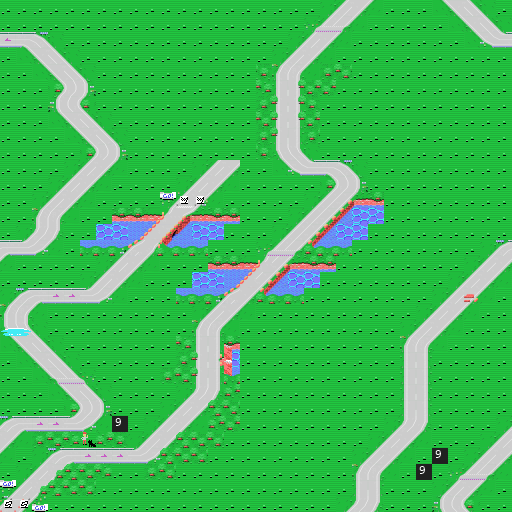

The image is a tile-based game level rendered from a .tmx file. Its description and complete source (layers, tilesets, objects, tile grids) follow:
An orthogonal 32x32 tile map with 16x16 px tiles, 1 tile layer (Capa de Patrones 1), 2 tilesets and 28 objects (1, 2, 3, 4, 5w, ...).

<map version="1.0" orientation="orthogonal" width="32" height="32" tilewidth="16" tileheight="16">
 <tileset firstgid="1" name="tileset" tilewidth="16" tileheight="16">
  <image source="tileset.png" width="128" height="416" />
 </tileset>
 <tileset firstgid="209" name="spr_events" tilewidth="16" tileheight="16">
  <image source="spr_events.png" width="128" height="192" />
 </tileset>
 <layer name="Capa de Patrones 1" width="32" height="32">
  <data encoding="csv">
81,81,81,81,81,81,81,81,81,81,81,81,81,81,81,81,81,81,81,81,1,2,3,4,81,81,81,109,110,111,112,81,
81,81,81,81,81,81,81,81,81,81,81,81,81,81,81,81,81,81,81,33,34,35,4,81,81,81,81,81,109,110,111,112,
108,105,106,112,81,81,81,81,81,81,81,81,81,81,81,81,81,81,1,2,3,4,81,81,81,81,81,81,81,109,31,32,
81,109,110,111,112,81,81,81,81,81,81,81,81,81,81,81,81,1,2,3,4,81,81,81,81,81,81,81,81,81,81,81,
81,81,109,110,111,112,81,81,81,81,81,81,81,81,81,81,200,15,16,4,89,90,81,81,81,81,81,81,81,81,81,81,
81,81,81,137,138,139,81,81,81,81,81,81,81,81,81,81,91,14,131,199,199,81,81,81,81,81,81,81,81,81,81,81,
81,81,81,38,39,40,81,81,81,81,81,81,81,81,81,81,89,30,131,200,81,81,81,81,81,81,81,81,81,81,81,81,
81,81,81,109,110,111,112,81,81,81,81,81,81,81,81,81,90,30,131,199,81,81,81,81,81,81,81,81,81,81,81,81,
81,81,81,81,109,110,111,112,81,81,81,81,81,81,81,81,89,30,115,89,81,81,81,81,81,81,81,81,81,81,81,81,
81,81,81,81,81,137,138,139,81,81,81,81,81,81,81,81,200,23,24,112,81,81,81,81,81,81,81,81,81,81,81,81,
81,81,81,81,1,2,3,4,81,81,81,81,1,2,3,81,81,109,31,32,105,106,112,81,81,81,81,81,81,81,81,81,
81,81,81,1,2,3,4,81,81,81,81,1,2,3,4,81,81,81,81,81,137,138,139,81,81,81,81,81,81,81,81,81,
81,81,1,2,3,4,81,81,81,81,49,50,51,4,81,81,81,81,81,1,2,11,64,87,81,81,81,81,81,81,81,81,
81,81,15,16,4,81,81,87,87,45,46,47,48,87,87,81,81,81,1,2,11,12,95,95,81,81,81,81,81,81,81,81,
81,1,121,122,81,81,95,95,54,55,56,79,95,95,81,81,81,1,2,11,12,95,95,81,81,81,81,81,81,81,81,81,
8,129,130,4,81,103,103,61,52,53,80,103,103,81,81,81,33,34,35,63,103,103,81,81,81,81,81,81,81,81,1,7,
4,81,81,81,81,81,1,2,3,4,81,81,81,87,87,45,46,11,64,87,87,81,81,81,81,81,81,81,81,1,2,3,
81,81,81,81,81,1,2,3,4,81,81,81,95,95,54,55,11,12,95,95,81,81,81,81,81,81,81,81,1,2,3,4,
1,7,8,5,5,129,130,4,81,81,81,103,103,61,52,3,63,103,103,81,81,81,81,81,81,81,81,1,2,29,4,81,
15,16,4,81,81,81,81,81,81,81,81,81,1,2,3,4,81,81,81,81,81,81,81,81,81,81,1,2,3,4,81,81,
69,70,112,81,81,81,81,81,81,81,81,81,15,16,4,81,81,81,81,81,81,81,81,81,81,1,2,3,4,81,81,81,
109,110,111,112,81,81,81,81,81,81,81,91,14,115,185,81,81,81,81,81,81,81,81,81,81,15,16,4,81,81,81,81,
81,109,110,111,112,81,81,81,81,81,81,89,30,123,193,81,81,81,81,81,81,81,81,81,81,14,115,81,81,81,81,81,
81,81,109,142,143,144,81,81,81,81,89,90,30,115,201,81,81,81,81,81,81,81,81,81,81,14,115,81,81,81,81,81,
81,81,81,109,110,111,112,81,81,81,81,1,121,122,198,81,81,81,81,81,81,81,81,81,81,14,115,81,81,81,81,81,
81,81,81,81,137,138,139,81,81,81,1,2,3,97,90,81,81,81,81,81,81,81,81,81,81,14,115,81,81,81,81,81,
7,8,5,5,129,130,4,78,81,1,2,3,4,198,199,81,81,81,81,81,81,81,81,81,1,121,122,81,81,81,81,1,
3,4,89,90,91,190,198,200,1,2,3,97,90,90,81,81,81,81,81,81,81,81,81,1,2,3,4,81,81,81,1,2,
4,81,1,7,8,5,5,5,129,130,97,90,90,81,81,81,81,81,81,81,81,81,1,2,3,4,81,78,81,1,2,3,
81,1,2,27,97,90,91,81,81,89,90,81,81,81,81,81,81,81,81,81,81,81,15,16,4,81,78,81,33,34,35,4,
49,2,27,97,90,90,81,81,81,81,81,81,81,81,81,81,81,81,81,81,81,81,14,115,81,81,81,1,2,3,4,81,
57,58,59,81,81,81,81,81,81,81,81,81,81,81,81,81,81,81,81,81,81,1,121,122,81,81,81,38,39,40,81,81
</data>
 </layer>
 <objectgroup name="Capa de Objetos 1" width="32" height="32">
  <object name="1" gid="241" x="32" y="496" />
  <object name="2" gid="245" x="80" y="464" />
  <object name="3" gid="240" x="160" y="448" />
  <object name="4" gid="236" x="208" y="384" />
  <object name="5w" gid="223" x="224" y="320" />
  <object name="6hard" gid="259" x="272" y="272" />
  <object name="7j" gid="211" x="288" y="256" />
  <object name="8" gid="236" x="272" y="160" />
  <object name="9" gid="249" x="304" y="64" />
  <object name="10j" gid="211" x="320" y="48" />
  <object name="11" gid="240" x="368" y="480" />
  <object name="12" gid="236" x="416" y="416" />
  <object name="13w" gid="221" x="416" y="352" />
  <object name="14hard" gid="260" x="448" y="320" />
  <object name="15" gid="239" x="48" y="224" />
  <object name="16medium" gid="252" x="96" y="144" />
  <object name="17" gid="230" x="64" y="80" />
  <object name="18" gid="226" x="16" y="48" />
  <object name="19" gid="232" x="480" y="32" />
  <object name="20" gid="241" x="464" y="496" />
  <object name="21j" gid="211" x="480" y="480" />
  <object name="22" gid="243" x="32" y="432" />
  <object name="23" gid="233" x="80" y="384" />
  <object name="24j" gid="211" x="64" y="384" />
  <object name="25s" gid="214" x="16" y="336" />
  <object name="26" gid="245" x="32" y="304" />
  <object name="27w" gid="222" x="96" y="288" />
  <object name="28end" gid="209" x="176" y="208" />
 </objectgroup>
</map>